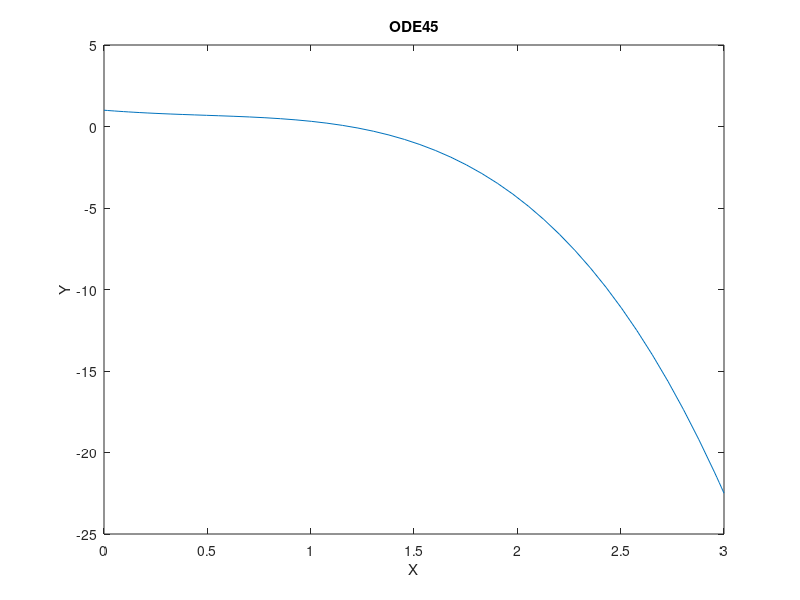

The MATLAB script that drew this image:
% William Bannister
% Lab 21
% 11/10/21
% ME 203.1101

%% DE example

clc; clear all; format compact;
x= 0:.1:10;
y=cos(x);
n=length(x);
dy= y(3:n)-y(1:n-2);
dx= x(3:n)-x(1:n-2);
dydx= dy./dx;
plot(x,y,x(2:n-1),dydx)
legend('cos(x)','dy/dxcos(x)')

%% ode45
clc; clear all; format compact;

F= @(x,y)(-2*x.^3+x-y);
y0=1;

[x,y]= ode45(F,[0 3],y0)
plot(x,y)
title('ODE45')
xlabel('X')
ylabel('Y')